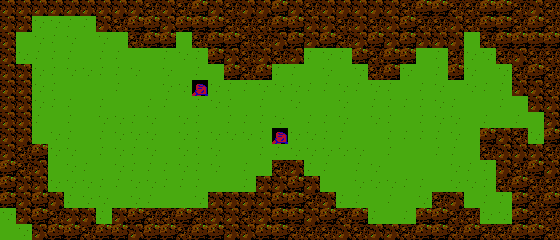

A level layout from a 2D game, rendered from its tile map. Below: a short description, then the map file with its tile-grid data intact:
An orthogonal 35x15 tile map with 16x16 px tiles, 3 tile layers (Wall, Background, Foreground) and 5 objects (2x Camera, 2x Door, Player).

<map version="1.2" tiledversion="1.2.3" orientation="orthogonal" renderorder="right-down" width="35" height="15" tilewidth="16" tileheight="16" infinite="0" nextlayerid="6" nextobjectid="6">
 <tileset firstgid="1" name="t_overworld" tilewidth="16" tileheight="16" tilecount="90" columns="10">
  <image source="Tilesets/t_overworld.png" trans="ffffff" width="160" height="144" />
 </tileset>
 <layer id="4" name="Wall" width="35" height="15">
  <data encoding="csv">
0,1,1,1,1,1,1,1,90,90,90,90,90,90,90,90,90,90,90,90,90,90,90,90,90,90,90,90,90,90,90,90,90,90,90,
1,1,0,0,0,0,1,1,1,90,1,1,1,90,90,90,90,90,90,90,90,90,90,90,90,90,90,90,1,1,1,90,90,90,90,
1,0,0,0,0,0,0,0,1,1,1,0,1,1,90,90,90,90,1,1,1,1,1,90,90,1,1,1,1,0,1,1,90,90,90,
1,0,0,0,0,0,90,90,0,0,0,0,0,1,1,90,1,1,1,0,0,0,1,1,1,1,0,0,1,0,0,1,1,90,90,
1,1,0,0,0,90,90,90,90,90,90,90,0,0,1,1,1,0,0,0,0,0,0,1,1,0,0,0,1,0,0,0,1,90,90,
0,1,0,0,90,90,90,90,90,90,90,90,0,0,0,0,0,0,90,90,90,90,0,0,0,0,0,0,0,0,0,0,1,1,90,
0,1,0,0,90,90,90,90,90,90,90,90,0,90,90,90,90,90,90,90,90,90,90,90,90,90,90,90,0,0,0,0,0,1,1,
0,1,0,0,90,90,90,90,90,90,90,90,0,90,90,90,90,90,90,90,90,90,90,90,90,90,90,90,90,0,0,0,0,0,1,
0,1,0,0,90,90,90,90,90,90,90,90,0,90,90,90,90,0,90,90,90,90,90,90,90,90,90,90,90,0,1,1,1,0,1,
0,1,1,0,90,90,90,90,90,90,90,0,0,90,90,90,0,0,0,0,90,90,90,90,90,90,90,90,90,0,1,1,1,1,1,
0,0,1,0,90,90,90,90,90,90,90,0,0,0,0,0,0,1,1,0,90,90,90,90,90,90,90,90,90,0,0,1,0,0,0,
0,0,1,0,90,90,90,90,90,90,90,0,0,0,0,0,1,1,1,1,0,0,0,0,0,0,0,0,0,0,0,1,1,0,0,
0,0,1,1,0,0,0,0,0,0,0,0,0,1,1,1,1,0,0,1,1,0,0,0,0,0,0,1,1,0,0,0,1,0,0,
0,0,0,1,1,1,0,1,1,1,1,1,1,1,0,0,0,0,0,0,1,1,1,0,0,0,1,1,1,1,0,0,1,0,0,
0,0,0,0,0,1,1,1,0,0,0,0,0,0,0,0,0,0,0,0,0,0,1,1,1,1,1,0,0,1,1,1,1,0,0
</data>
 </layer>
 <layer id="5" name="Background" width="35" height="15">
  <data encoding="csv">
0,0,0,0,0,0,0,0,0,0,0,0,0,0,0,0,0,0,0,0,0,0,0,0,0,0,0,0,0,0,0,0,0,0,0,
0,0,0,0,0,0,0,0,0,0,0,0,0,0,0,0,0,0,0,0,0,0,0,0,0,0,0,0,0,0,0,0,0,0,0,
0,0,0,0,0,0,0,0,0,0,0,0,0,0,0,0,0,0,0,0,0,0,0,0,0,0,0,0,0,0,0,0,0,0,0,
0,0,0,0,0,0,0,0,0,0,0,0,0,0,0,0,0,0,0,0,0,0,0,0,0,0,0,0,0,0,0,0,0,0,0,
0,0,0,0,0,0,0,0,0,0,0,0,0,0,0,0,0,0,0,0,0,0,0,0,0,0,0,0,0,0,0,0,0,0,0,
0,0,0,0,0,0,0,0,0,0,0,0,0,0,0,0,0,0,0,0,0,0,0,0,0,0,0,0,0,0,0,0,0,0,0,
0,0,0,0,0,0,0,0,0,0,0,0,0,0,0,0,0,0,0,0,0,0,0,0,0,0,0,0,0,0,0,0,0,0,0,
0,0,0,0,0,0,0,0,0,0,0,0,0,0,0,0,0,0,0,0,0,0,0,0,0,0,0,0,0,0,0,0,0,0,0,
0,0,0,0,0,0,0,0,0,0,0,0,0,0,0,0,0,0,0,0,0,0,0,0,0,0,0,0,0,0,0,0,0,0,0,
0,0,0,0,0,0,0,0,0,0,0,0,0,0,0,0,0,0,0,0,0,0,0,0,0,0,0,0,0,0,0,0,0,0,0,
0,0,0,0,0,0,0,0,0,0,0,0,0,0,0,0,0,0,0,0,0,0,0,0,0,0,0,0,0,0,0,0,0,0,0,
0,0,0,0,0,0,0,0,0,0,0,0,0,0,0,0,0,0,0,0,0,0,0,0,0,0,0,0,0,0,0,0,0,0,0,
0,0,0,0,0,0,0,0,0,0,0,0,0,0,0,0,0,0,0,0,0,0,0,0,0,0,0,0,0,0,0,0,0,0,0,
0,0,0,0,0,0,0,0,0,0,0,0,0,0,0,0,0,0,0,0,0,0,0,0,0,0,0,0,0,0,0,0,0,0,0,
0,0,0,0,0,0,0,0,0,0,0,0,0,0,0,0,0,0,0,0,0,0,0,0,0,0,0,0,0,0,0,0,0,0,0
</data>
 </layer>
 <layer id="1" name="Foreground" width="35" height="15">
  <data encoding="csv">
66,66,66,66,66,66,66,66,66,67,66,67,65,66,67,66,66,65,66,67,66,66,66,66,66,67,65,65,67,67,65,65,67,66,67,
66,66,80,80,70,70,66,67,65,65,66,65,65,65,67,67,67,65,65,66,66,67,66,67,66,65,67,67,66,67,65,65,67,65,67,
66,60,80,70,80,60,80,60,67,65,65,60,67,65,65,67,67,66,65,66,65,67,66,65,66,65,66,66,66,60,67,65,65,65,65,
66,80,70,70,70,60,70,70,60,60,70,80,70,65,66,67,66,67,66,70,80,70,65,67,65,65,60,70,67,80,80,67,66,67,67,
66,66,80,70,80,80,70,70,80,60,80,60,70,60,65,67,65,70,70,60,80,60,80,67,65,80,60,70,65,80,60,80,67,65,67,
66,66,80,70,60,60,60,70,60,60,80,80,53,80,70,70,80,80,80,70,70,80,70,80,70,60,70,80,60,80,70,70,66,66,67,
66,66,80,70,70,60,70,60,60,70,70,60,70,80,70,60,70,60,80,60,60,80,60,70,70,70,70,80,70,60,60,70,60,66,66,
66,66,70,60,70,60,80,80,70,80,60,80,70,60,70,70,70,80,60,70,70,80,60,80,70,60,70,80,80,60,70,60,70,60,66,
66,66,60,80,70,60,70,80,80,80,60,80,70,80,80,80,70,53,80,80,70,70,60,60,70,70,70,70,80,60,65,66,67,80,65,
66,67,65,80,80,60,70,80,70,80,60,80,70,80,60,60,70,70,80,80,80,80,80,60,70,60,60,70,70,60,67,66,66,66,67,
65,67,66,60,80,70,60,80,70,70,70,80,70,80,60,70,60,67,66,70,70,60,70,80,60,60,60,60,80,70,70,66,67,65,66,
65,66,66,80,80,80,70,70,80,80,70,70,70,60,60,70,66,66,65,66,60,60,80,80,80,70,70,60,80,80,70,67,65,67,67,
65,66,65,66,70,80,80,60,80,70,60,60,80,66,66,66,66,65,65,67,66,70,70,60,70,60,80,67,66,60,70,70,65,67,65,
80,66,65,67,66,66,70,66,65,67,67,65,67,66,66,67,66,65,65,66,65,67,65,70,60,70,65,65,67,67,80,80,65,67,67,
60,80,66,65,65,67,65,65,66,65,65,67,65,65,66,66,65,65,67,67,67,66,67,66,66,67,65,65,67,65,67,67,65,65,67
</data>
 </layer>
 <objectgroup id="2" name="Room_1">
  <object id="1" name="PlayerStart" type="Player" x="112" y="96" width="25.8182" height="39.2727" rotation="360" />
  <object id="2" name="cameraMin" type="Camera" x="0" y="0">
   <point />
  </object>
  <object id="3" name="cameraMax" type="Camera" x="560" y="240">
   <point />
  </object>
  <object id="4" name="1" type="Door" x="192" y="80" width="16" height="16" />
  <object id="5" name="1" type="Door" x="272" y="128" width="16" height="16" />
 </objectgroup>
</map>